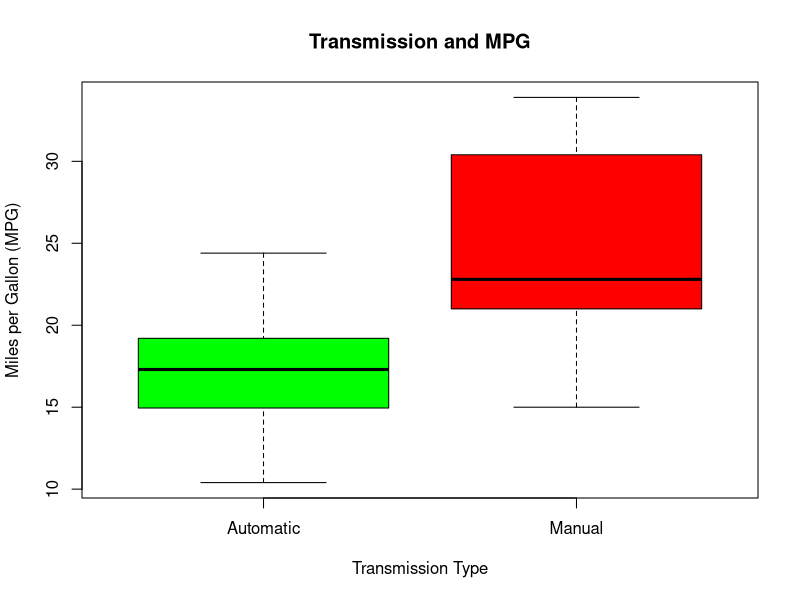
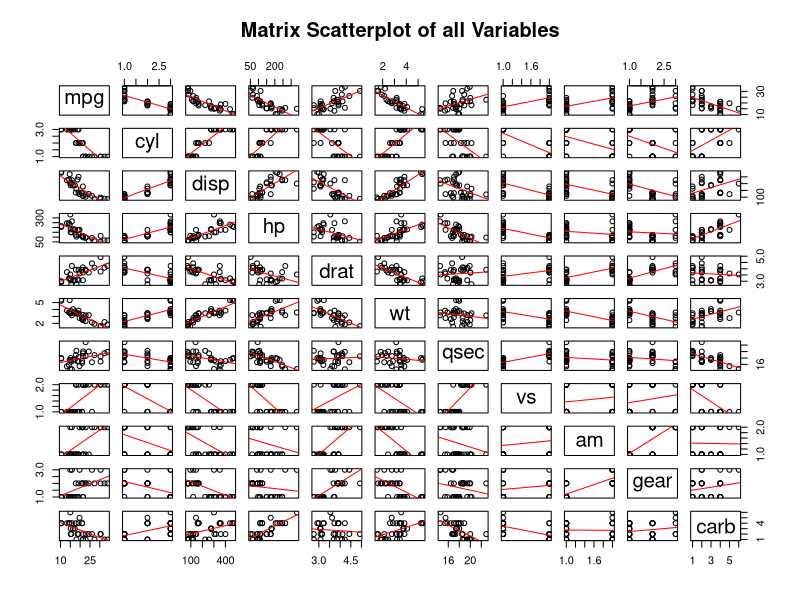
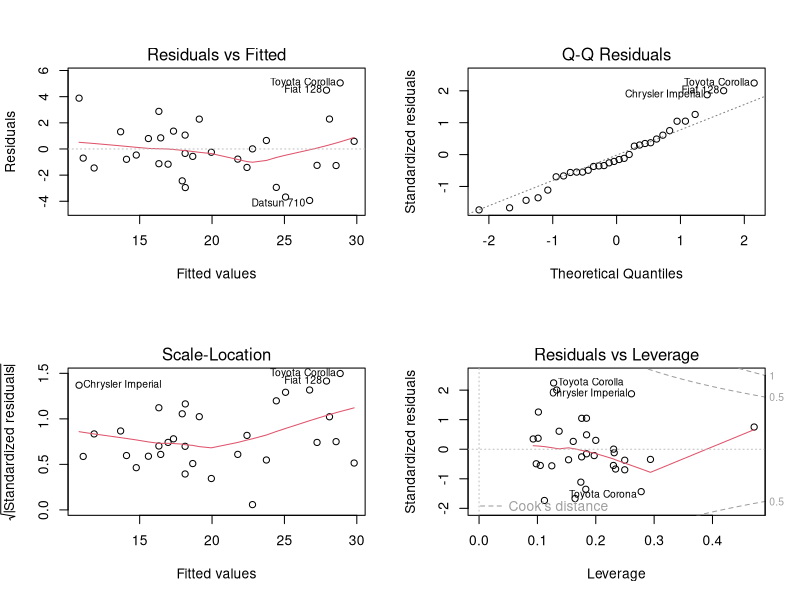

Write the R code that produced these figures, in order.
## ---- chunk 1
data(mtcars); attach(mtcars)

#set relevant variables to factors
mtcars$cyl <- factor(mtcars$cyl)
mtcars$vs <- factor(mtcars$vs)
mtcars$am <- factor(mtcars$am)
mtcars$gear <- factor(mtcars$gear)
mtcars$carb <- factor(mtcars$carb)

mean(mpg[am=="0"]) #Automatic Transmission mean
mean(mpg[am=="1"]) #Manual Transmission mean
## ---- chunk 2
model_am <- lm(mpg ~ am)
summary(model_am)$adj.r.squared #result not shown to save space
## ---- chunk 3
model_full <- lm(mpg ~ ., mtcars)
summary(model_full)$adj.r.squared #result not shown to save space
## ---- chunk 4
model_best <- step(model_full, trace=0)
summary(model_best) #result not shown to save space
## ---- chunk 5
anova(model_am, model_full, model_best)
summary(model_best)$coef
## ---- chunk 6
boxplot(mpg ~ am, xlab="Transmission Type", ylab="Miles per Gallon (MPG)", xaxt="n", 
        main="Transmission and MPG",
        col=c("green", "red"))
axis(1, at=1:2, labels=c("Automatic", "Manual"))
## ---- chunk 7
pairs(mtcars, main="Matrix Scatterplot of all Variables", panel=function(x,y){
  points(x,y)
  abline(lm(y~x), col="red")
})
## ---- chunk 8
par(mfrow=c(2,2))
plot(model_best)
